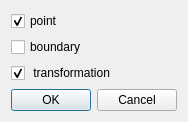
<?xml version="1.0" encoding="UTF-8"?>
<ui version="4.0">
 <class>SaveContentDialog</class>
 <widget class="QDialog" name="SaveContentDialog">
  <property name="geometry">
   <rect>
    <x>0</x>
    <y>0</y>
    <width>176</width>
    <height>114</height>
   </rect>
  </property>
  <property name="windowTitle">
   <string>Save Content Dialog</string>
  </property>
  <layout class="QVBoxLayout" name="verticalLayout_2">
   <item>
    <layout class="QVBoxLayout" name="verticalLayout">
     <item>
      <widget class="QCheckBox" name="savePointCheckBox">
       <property name="text">
        <string>point</string>
       </property>
       <property name="checked">
        <bool>true</bool>
       </property>
      </widget>
     </item>
     <item>
      <widget class="QCheckBox" name="saveTransformationCheckBox">
       <property name="text">
        <string>boundary</string>
       </property>
      </widget>
     </item>
     <item>
      <widget class="QCheckBox" name="saveBoundaryCheckBox">
       <property name="text">
        <string> transformation</string>
       </property>
       <property name="checked">
        <bool>true</bool>
       </property>
      </widget>
     </item>
    </layout>
   </item>
   <item>
    <layout class="QHBoxLayout" name="horizontalLayout">
     <item>
      <widget class="QPushButton" name="okPushButton">
       <property name="text">
        <string>OK</string>
       </property>
      </widget>
     </item>
     <item>
      <widget class="QPushButton" name="cancelPushButton">
       <property name="text">
        <string>Cancel</string>
       </property>
      </widget>
     </item>
    </layout>
   </item>
  </layout>
 </widget>
 <resources/>
 <connections>
  <connection>
   <sender>cancelPushButton</sender>
   <signal>clicked()</signal>
   <receiver>SaveContentDialog</receiver>
   <slot>reject()</slot>
   <hints>
    <hint type="sourcelabel">
     <x>130</x>
     <y>98</y>
    </hint>
    <hint type="destinationlabel">
     <x>148</x>
     <y>110</y>
    </hint>
   </hints>
  </connection>
  <connection>
   <sender>okPushButton</sender>
   <signal>clicked()</signal>
   <receiver>SaveContentDialog</receiver>
   <slot>accept()</slot>
   <hints>
    <hint type="sourcelabel">
     <x>43</x>
     <y>92</y>
    </hint>
    <hint type="destinationlabel">
     <x>10</x>
     <y>108</y>
    </hint>
   </hints>
  </connection>
 </connections>
</ui>
